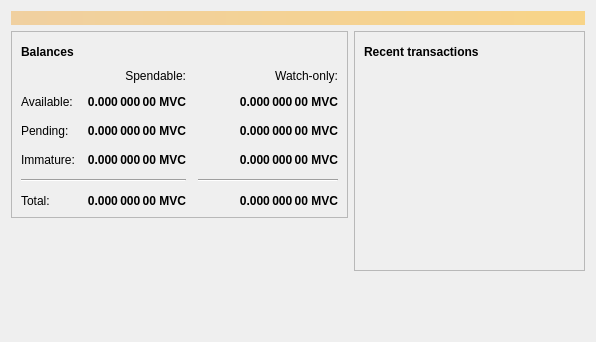
<?xml version="1.0" encoding="UTF-8"?>
<ui version="4.0">
 <class>OverviewPage</class>
 <widget class="QWidget" name="OverviewPage">
  <property name="geometry">
   <rect>
    <x>0</x>
    <y>0</y>
    <width>596</width>
    <height>342</height>
   </rect>
  </property>
  <property name="windowTitle">
   <string>Form</string>
  </property>
  <layout class="QVBoxLayout" name="topLayout">
   <item>
    <widget class="QLabel" name="labelAlerts">
     <property name="visible">
      <bool>false</bool>
     </property>
     <property name="styleSheet">
      <string notr="true">QLabel { background-color: qlineargradient(x1: 0, y1: 0, x2: 1, y2: 0, stop:0 #F0D0A0, stop:1 #F8D488); color:#000000; }</string>
     </property>
     <property name="wordWrap">
      <bool>true</bool>
     </property>
     <property name="margin">
      <number>3</number>
     </property>
     <property name="textInteractionFlags">
      <set>Qt::TextSelectableByMouse</set>
     </property>
    </widget>
   </item>
   <item>
    <layout class="QHBoxLayout" name="horizontalLayout" stretch="1,1">
     <item>
      <layout class="QVBoxLayout" name="verticalLayout_2">
       <item>
        <widget class="QFrame" name="frame">
         <property name="frameShape">
          <enum>QFrame::StyledPanel</enum>
         </property>
         <property name="frameShadow">
          <enum>QFrame::Raised</enum>
         </property>
         <layout class="QVBoxLayout" name="verticalLayout_4">
          <item>
           <layout class="QHBoxLayout" name="horizontalLayout_4">
            <item>
             <widget class="QLabel" name="label_5">
              <property name="font">
               <font>
                <weight>75</weight>
                <bold>true</bold>
               </font>
              </property>
              <property name="text">
               <string>Balances</string>
              </property>
             </widget>
            </item>
            <item>
             <widget class="QPushButton" name="labelWalletStatus">
              <property name="enabled">
               <bool>true</bool>
              </property>
              <property name="maximumSize">
               <size>
                <width>30</width>
                <height>16777215</height>
               </size>
              </property>
              <property name="toolTip">
               <string>The displayed information may be out of date. Your wallet automatically synchronizes with the Marvelcoin network after a connection is established, but this process has not completed yet.</string>
              </property>
              <property name="text">
               <string/>
              </property>
              <property name="icon">
               <iconset resource="../bitcoin.qrc">
                <normaloff>:/icons/warning</normaloff>
                <disabledoff>:/icons/warning</disabledoff>:/icons/warning</iconset>
              </property>
              <property name="iconSize">
               <size>
                <width>24</width>
                <height>24</height>
               </size>
              </property>
              <property name="flat">
               <bool>true</bool>
              </property>
             </widget>
            </item>
            <item>
             <spacer name="horizontalSpacer_3">
              <property name="orientation">
               <enum>Qt::Horizontal</enum>
              </property>
              <property name="sizeHint" stdset="0">
               <size>
                <width>40</width>
                <height>20</height>
               </size>
              </property>
             </spacer>
            </item>
           </layout>
          </item>
          <item>
           <layout class="QGridLayout" name="gridLayout">
            <property name="spacing">
             <number>12</number>
            </property>
            <item row="2" column="2">
             <widget class="QLabel" name="labelWatchPending">
              <property name="font">
               <font>
                <weight>75</weight>
                <bold>true</bold>
               </font>
              </property>
              <property name="cursor">
               <cursorShape>IBeamCursor</cursorShape>
              </property>
              <property name="toolTip">
               <string>Unconfirmed transactions to watch-only addresses</string>
              </property>
              <property name="text">
               <string notr="true">0.000 000 00 MVC</string>
              </property>
              <property name="alignment">
               <set>Qt::AlignRight|Qt::AlignTrailing|Qt::AlignVCenter</set>
              </property>
              <property name="textInteractionFlags">
               <set>Qt::LinksAccessibleByMouse|Qt::TextSelectableByKeyboard|Qt::TextSelectableByMouse</set>
              </property>
             </widget>
            </item>
            <item row="2" column="1">
             <widget class="QLabel" name="labelUnconfirmed">
              <property name="font">
               <font>
                <weight>75</weight>
                <bold>true</bold>
               </font>
              </property>
              <property name="cursor">
               <cursorShape>IBeamCursor</cursorShape>
              </property>
              <property name="toolTip">
               <string>Total of transactions that have yet to be confirmed, and do not yet count toward the spendable balance</string>
              </property>
              <property name="text">
               <string notr="true">0.000 000 00 MVC</string>
              </property>
              <property name="alignment">
               <set>Qt::AlignRight|Qt::AlignTrailing|Qt::AlignVCenter</set>
              </property>
              <property name="textInteractionFlags">
               <set>Qt::LinksAccessibleByMouse|Qt::TextSelectableByKeyboard|Qt::TextSelectableByMouse</set>
              </property>
             </widget>
            </item>
            <item row="3" column="2">
             <widget class="QLabel" name="labelWatchImmature">
              <property name="font">
               <font>
                <weight>75</weight>
                <bold>true</bold>
               </font>
              </property>
              <property name="cursor">
               <cursorShape>IBeamCursor</cursorShape>
              </property>
              <property name="toolTip">
               <string>Mined balance in watch-only addresses that has not yet matured</string>
              </property>
              <property name="text">
               <string notr="true">0.000 000 00 MVC</string>
              </property>
              <property name="alignment">
               <set>Qt::AlignRight|Qt::AlignTrailing|Qt::AlignVCenter</set>
              </property>
              <property name="textInteractionFlags">
               <set>Qt::LinksAccessibleByMouse|Qt::TextSelectableByKeyboard|Qt::TextSelectableByMouse</set>
              </property>
             </widget>
            </item>
            <item row="4" column="0" colspan="2">
             <widget class="Line" name="line">
              <property name="orientation">
               <enum>Qt::Horizontal</enum>
              </property>
             </widget>
            </item>
            <item row="4" column="2">
             <widget class="Line" name="lineWatchBalance">
              <property name="sizePolicy">
               <sizepolicy hsizetype="Preferred" vsizetype="Fixed">
                <horstretch>0</horstretch>
                <verstretch>0</verstretch>
               </sizepolicy>
              </property>
              <property name="minimumSize">
               <size>
                <width>140</width>
                <height>0</height>
               </size>
              </property>
              <property name="orientation">
               <enum>Qt::Horizontal</enum>
              </property>
             </widget>
            </item>
            <item row="5" column="0">
             <widget class="QLabel" name="labelTotalText">
              <property name="text">
               <string>Total:</string>
              </property>
             </widget>
            </item>
            <item row="3" column="1">
             <widget class="QLabel" name="labelImmature">
              <property name="font">
               <font>
                <weight>75</weight>
                <bold>true</bold>
               </font>
              </property>
              <property name="cursor">
               <cursorShape>IBeamCursor</cursorShape>
              </property>
              <property name="toolTip">
               <string>Mined balance that has not yet matured</string>
              </property>
              <property name="text">
               <string notr="true">0.000 000 00 MVC</string>
              </property>
              <property name="alignment">
               <set>Qt::AlignRight|Qt::AlignTrailing|Qt::AlignVCenter</set>
              </property>
              <property name="textInteractionFlags">
               <set>Qt::LinksAccessibleByMouse|Qt::TextSelectableByKeyboard|Qt::TextSelectableByMouse</set>
              </property>
             </widget>
            </item>
            <item row="2" column="3">
             <spacer name="horizontalSpacer_2">
              <property name="orientation">
               <enum>Qt::Horizontal</enum>
              </property>
              <property name="sizeHint" stdset="0">
               <size>
                <width>40</width>
                <height>20</height>
               </size>
              </property>
             </spacer>
            </item>
            <item row="3" column="0">
             <widget class="QLabel" name="labelImmatureText">
              <property name="text">
               <string>Immature:</string>
              </property>
             </widget>
            </item>
            <item row="5" column="1">
             <widget class="QLabel" name="labelTotal">
              <property name="font">
               <font>
                <weight>75</weight>
                <bold>true</bold>
               </font>
              </property>
              <property name="cursor">
               <cursorShape>IBeamCursor</cursorShape>
              </property>
              <property name="toolTip">
               <string>Your current total balance</string>
              </property>
              <property name="text">
               <string notr="true">0.000 000 00 MVC</string>
              </property>
              <property name="alignment">
               <set>Qt::AlignRight|Qt::AlignTrailing|Qt::AlignVCenter</set>
              </property>
              <property name="textInteractionFlags">
               <set>Qt::LinksAccessibleByMouse|Qt::TextSelectableByKeyboard|Qt::TextSelectableByMouse</set>
              </property>
             </widget>
            </item>
            <item row="5" column="2">
             <widget class="QLabel" name="labelWatchTotal">
              <property name="font">
               <font>
                <weight>75</weight>
                <bold>true</bold>
               </font>
              </property>
              <property name="cursor">
               <cursorShape>IBeamCursor</cursorShape>
              </property>
              <property name="toolTip">
               <string>Current total balance in watch-only addresses</string>
              </property>
              <property name="text">
               <string notr="true">0.000 000 00 MVC</string>
              </property>
              <property name="alignment">
               <set>Qt::AlignRight|Qt::AlignTrailing|Qt::AlignVCenter</set>
              </property>
              <property name="textInteractionFlags">
               <set>Qt::LinksAccessibleByMouse|Qt::TextSelectableByKeyboard|Qt::TextSelectableByMouse</set>
              </property>
             </widget>
            </item>
            <item row="0" column="2">
             <widget class="QLabel" name="labelWatchonly">
              <property name="text">
               <string>Watch-only:</string>
              </property>
              <property name="alignment">
               <set>Qt::AlignRight|Qt::AlignTrailing|Qt::AlignVCenter</set>
              </property>
             </widget>
            </item>
            <item row="1" column="0">
             <widget class="QLabel" name="labelBalanceText">
              <property name="text">
               <string>Available:</string>
              </property>
             </widget>
            </item>
            <item row="1" column="1">
             <widget class="QLabel" name="labelBalance">
              <property name="font">
               <font>
                <weight>75</weight>
                <bold>true</bold>
               </font>
              </property>
              <property name="cursor">
               <cursorShape>IBeamCursor</cursorShape>
              </property>
              <property name="toolTip">
               <string>Your current spendable balance</string>
              </property>
              <property name="text">
               <string notr="true">0.000 000 00 MVC</string>
              </property>
              <property name="alignment">
               <set>Qt::AlignRight|Qt::AlignTrailing|Qt::AlignVCenter</set>
              </property>
              <property name="textInteractionFlags">
               <set>Qt::LinksAccessibleByMouse|Qt::TextSelectableByKeyboard|Qt::TextSelectableByMouse</set>
              </property>
             </widget>
            </item>
            <item row="1" column="2">
             <widget class="QLabel" name="labelWatchAvailable">
              <property name="font">
               <font>
                <weight>75</weight>
                <bold>true</bold>
               </font>
              </property>
              <property name="cursor">
               <cursorShape>IBeamCursor</cursorShape>
              </property>
              <property name="toolTip">
               <string>Your current balance in watch-only addresses</string>
              </property>
              <property name="text">
               <string notr="true">0.000 000 00 MVC</string>
              </property>
              <property name="alignment">
               <set>Qt::AlignRight|Qt::AlignTrailing|Qt::AlignVCenter</set>
              </property>
              <property name="textInteractionFlags">
               <set>Qt::LinksAccessibleByMouse|Qt::TextSelectableByKeyboard|Qt::TextSelectableByMouse</set>
              </property>
             </widget>
            </item>
            <item row="2" column="0">
             <widget class="QLabel" name="labelPendingText">
              <property name="text">
               <string>Pending:</string>
              </property>
             </widget>
            </item>
            <item row="0" column="1">
             <widget class="QLabel" name="labelSpendable">
              <property name="text">
               <string>Spendable:</string>
              </property>
              <property name="alignment">
               <set>Qt::AlignRight|Qt::AlignTrailing|Qt::AlignVCenter</set>
              </property>
             </widget>
            </item>
           </layout>
          </item>
         </layout>
        </widget>
       </item>
       <item>
        <spacer name="verticalSpacer">
         <property name="orientation">
          <enum>Qt::Vertical</enum>
         </property>
         <property name="sizeHint" stdset="0">
          <size>
           <width>20</width>
           <height>40</height>
          </size>
         </property>
        </spacer>
       </item>
      </layout>
     </item>
     <item>
      <layout class="QVBoxLayout" name="verticalLayout_3">
       <item>
        <widget class="QFrame" name="frame_2">
         <property name="frameShape">
          <enum>QFrame::StyledPanel</enum>
         </property>
         <property name="frameShadow">
          <enum>QFrame::Raised</enum>
         </property>
         <layout class="QVBoxLayout" name="verticalLayout">
          <item>
           <layout class="QHBoxLayout" name="horizontalLayout_2">
            <item>
             <widget class="QLabel" name="label_4">
              <property name="font">
               <font>
                <weight>75</weight>
                <bold>true</bold>
               </font>
              </property>
              <property name="text">
               <string>Recent transactions</string>
              </property>
             </widget>
            </item>
            <item>
             <widget class="QPushButton" name="labelTransactionsStatus">
              <property name="enabled">
               <bool>true</bool>
              </property>
              <property name="maximumSize">
               <size>
                <width>30</width>
                <height>16777215</height>
               </size>
              </property>
              <property name="toolTip">
               <string>The displayed information may be out of date. Your wallet automatically synchronizes with the Marvelcoin network after a connection is established, but this process has not completed yet.</string>
              </property>
              <property name="text">
               <string/>
              </property>
              <property name="icon">
               <iconset resource="../bitcoin.qrc">
                <normaloff>:/icons/warning</normaloff>
                <disabledoff>:/icons/warning</disabledoff>:/icons/warning</iconset>
              </property>
              <property name="iconSize">
               <size>
                <width>24</width>
                <height>24</height>
               </size>
              </property>
              <property name="flat">
               <bool>true</bool>
              </property>
             </widget>
            </item>
            <item>
             <spacer name="horizontalSpacer">
              <property name="orientation">
               <enum>Qt::Horizontal</enum>
              </property>
              <property name="sizeHint" stdset="0">
               <size>
                <width>40</width>
                <height>20</height>
               </size>
              </property>
             </spacer>
            </item>
           </layout>
          </item>
          <item>
           <widget class="QListView" name="listTransactions">
            <property name="styleSheet">
             <string notr="true">QListView { background: transparent; }</string>
            </property>
            <property name="frameShape">
             <enum>QFrame::NoFrame</enum>
            </property>
            <property name="verticalScrollBarPolicy">
             <enum>Qt::ScrollBarAlwaysOff</enum>
            </property>
            <property name="horizontalScrollBarPolicy">
             <enum>Qt::ScrollBarAlwaysOff</enum>
            </property>
            <property name="selectionMode">
             <enum>QAbstractItemView::NoSelection</enum>
            </property>
           </widget>
          </item>
         </layout>
        </widget>
       </item>
       <item>
        <spacer name="verticalSpacer_2">
         <property name="orientation">
          <enum>Qt::Vertical</enum>
         </property>
         <property name="sizeHint" stdset="0">
          <size>
           <width>20</width>
           <height>40</height>
          </size>
         </property>
        </spacer>
       </item>
      </layout>
     </item>
    </layout>
   </item>
  </layout>
 </widget>
 <resources/>
 <connections/>
</ui>
